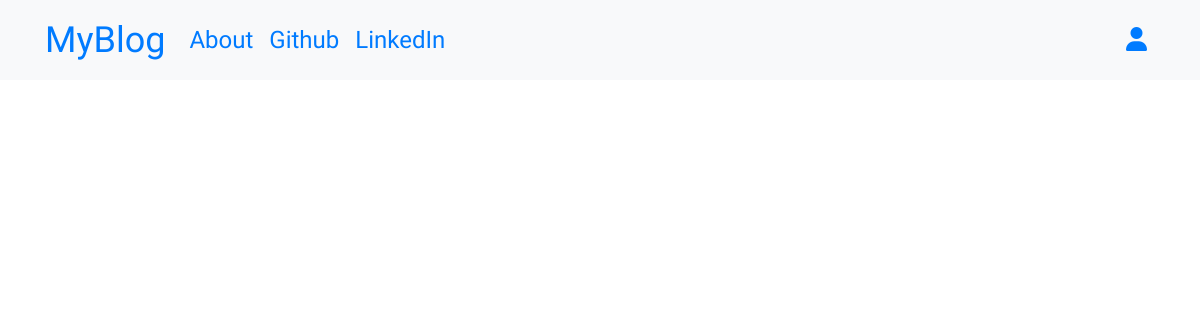
Before: / with the older database file.
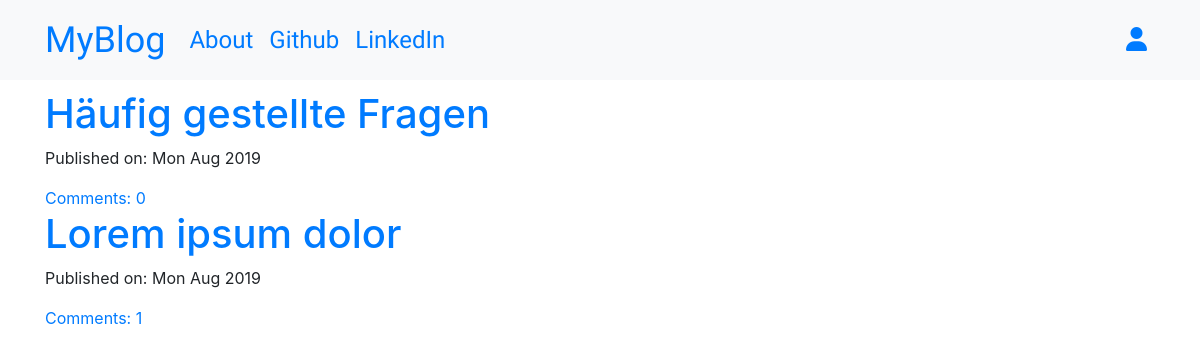
After: the same page with the newer database file.
### blog/models.py (models this page shows, shortened)
class Post(models.Model):
    author = models.ForeignKey('auth.User',on_delete=models.CASCADE)
    title = models.CharField(max_length=200)
    text = models.TextField()
    created_date = models.DateTimeField(default=timezone.now)
    published_date = models.DateTimeField(blank=True, null=True)
    def approve_comments(self):
        return self.comments.filter(approved_comment=True)

### blog/views.py (the view)
# urls.py: path('',views.PostListView.as_view(),name='post_list'),
class PostListView(ListView):
    model = Post
    def get_queryset(self):
        return Post.objects.filter(published_date__lte=timezone.now()).order_by('-published_date')

### blog/templates/blog/post_list.html
{% extends 'blog/base.html' %}
{% load static %}
{% block content %}
<div class="centerstage">
    {% for post in post_list %}
        <div class="post">
            <h1><a href="{% url 'post_detail' pk=post.pk %}">{{ post.title }}</a></h1>
            <div class="date">
                <p>Published on: {{ post.published_date|date:"D M Y"}}</p>
            </div>
            <a href="{% url 'post_detail' pk=post.pk %}">Comments: {{ post.approve_comments.count }}</a>
        </div>
    {% endfor %}
</div>
{% endblock %}

### blog/templates/blog/base.html (shortened to what this page needs)
<!DOCTYPE html>
{% load static %}
<html>
  <head>
    <link rel="stylesheet" href="https://stackpath.bootstrapcdn.com/bootstrap/4.1.3/css/bootstrap.min.css"
>
    <link href="https://maxcdn.bootstrapcdn.com/font-awesome/4.7.0/css/font-awesome.min.css" rel="stylesheet">
    <link rel="stylesheet" href="//cdn.jsdelivr.net/medium-editor/latest/css/medium-editor.min.css" type="text/css" media="screen" charset="utf-8">
    <link rel="stylesheet" href="{% static 'css/blog.css' %}">
  </head>
  <body class='loader'>
    <nav class="navbar navbar-expand-lg bg-light techfont">
      <div class="container">
        <div class="navbar-nav align-items-center">
          <a class="navbar-brand bigbrand" href="{% url 'post_list' %}">MyBlog</a>
          <a class="nav-item nav-link" href="{% url 'about' %}">About</a>
          <a class="nav-item nav-link" href="https://www.github.com">Github</a>
          <a class="nav-item nav-link" href="https://www.linkedin.com">LinkedIn</a>
        </div>
        <div class="navbar-nav align-items-center ml-auto">
          {% if user.is_authenticated %}
            <a class="nav-item nav-link" href="{% url 'post_new' %}">New Post</a>
            <a class="nav-item nav-link" href="{% url 'post_draft_list' %}">Drafts</a>
            <a class="nav-item nav-link" href="{% url 'logout' %}">Log out</a>
            <a >Welcome: {{ user.username }}</a>
          {% else %}
            <a class="nav-item nav-link" href="{% url 'login' %}" aria-label="Login">
              <span class="fa fa-user" aria-hidden="true"></span></a>
          {% endif %}
        </div>
      </div>
    </nav>
          <div class="content container">
              <div class="row">
                  <div class="col-md-8">
                    <div class="blog_posts">
                      {% block content %}
                      {% endblock %}
                    </div>
                  </div>
              </div>
          </div>
  </body>
</html>

### blog/static/css/blog.css (style rules this page uses)
.techfont { font-family: 'Russo One', sans-serif; font-size: 1.5em; margin-bottom: 10px; }
.centerstage { margin-left: auto; margin-right: auto; }
.bigbrand { font-size: 1.5em; }
.loader { filter:hue-rotate(0deg); color: linear-gradient(45deg,#0f8,#08f); animation:hue 5000ms infinite linear; }

Changed rows visible on the page:
added Post: title "Häufig gestellte Fragen", published_date "Mon Aug 2019", approve_comments.count "0"
added Post: title "Lorem ipsum dolor", published_date "Mon Aug 2019", approve_comments.count "1"
